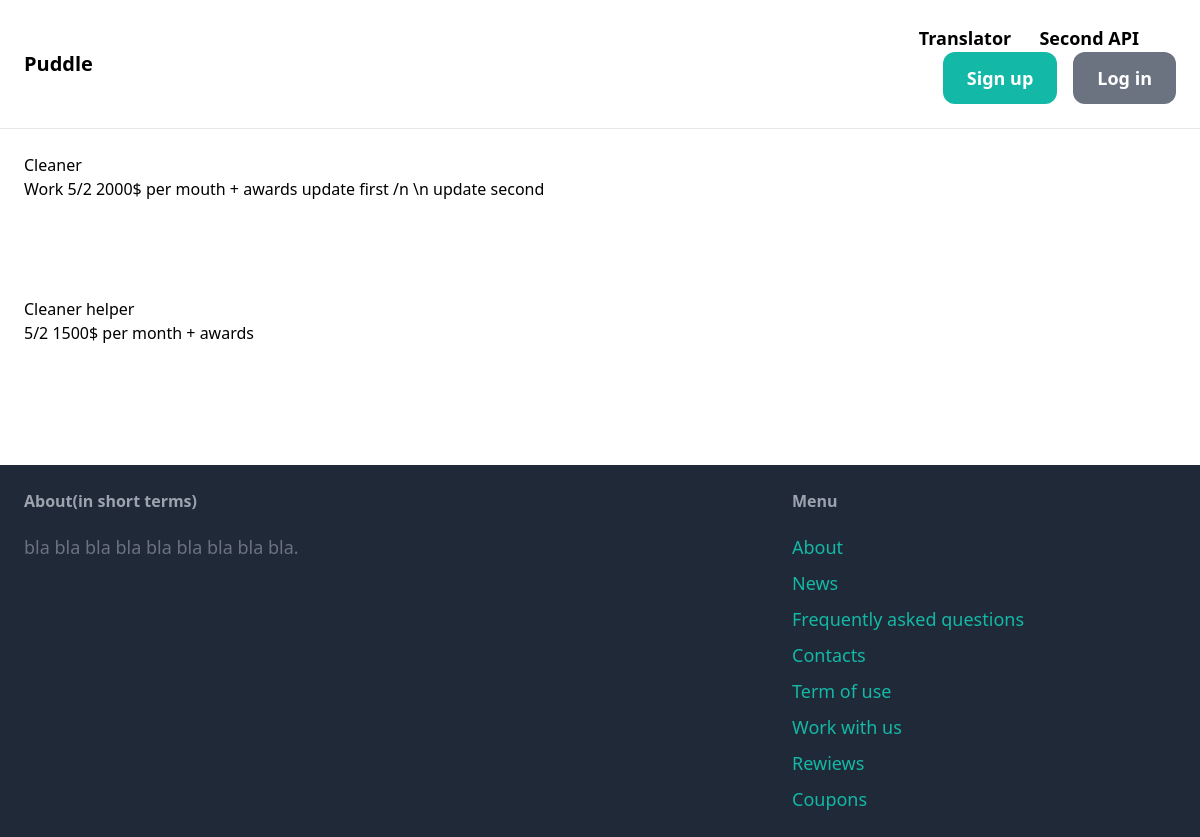
Page /work/ on the committed database.
### toys/models.py (models this page shows, shortened)
class Vacancy(models.Model):
    id = models.AutoField(primary_key=True)
    proffesion = models.CharField(max_length=50)
    description = models.TextField(max_length=2000)

### core/views.py (the view)
# urls.py: path('work/',views.work,name='work'),
def work(request):
    Works=Vacancy.objects.all()
    return render(request,'core/work.html',{'Works':Works,'request':request})

### core/templates/core/work.html (shortened to what this page needs)
{% extends 'core/base.html' %}
{% block content %}
<div class="questions-list">
    {% for question in Works %}
    <div class="question">
        <h1 class="question-title">{{ question.proffesion }}</h1>
        <div class="question-details">
            <p class="question-answer">{{ question.description }}</p>
        </div>
    </div>
    <br>
    <br><br><br>
{% endfor %}
</div>
{% endblock %}

### rows in the picture
Vacancy: proffesion "Cleaner", description "Work 5/2 2000$ per mouth + awards update first /n \\n update second"
Vacancy: proffesion "Cleaner helper", description "5/2 1500$ per month + awards"
